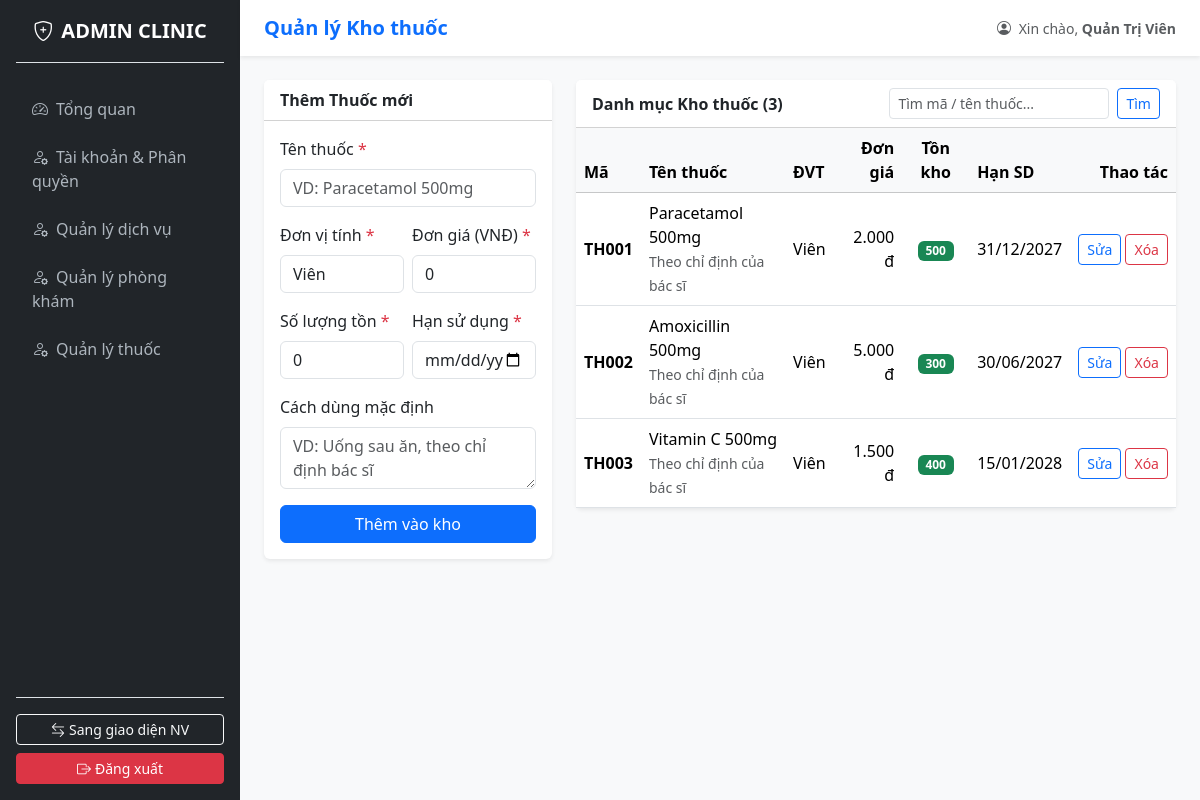
Screenshot of /index.php?page=admin_thuoc (signed in) with the database file from the repository.
### tables this page shows
CREATE TABLE `thuoc` (
  `MaThuoc` char(10) NOT NULL,
  `TenThuoc` varchar(150) NOT NULL,
  `DonViTinh` varchar(30) NOT NULL,
  `DonGiaThuoc` decimal(12,2) NOT NULL DEFAULT 0.00,
  `SoLuongTon` int NOT NULL DEFAULT 0,
  `HanSuDung` date NOT NULL,
  `CachDung` varchar(255) DEFAULT NULL,
  PRIMARY KEY (`MaThuoc`),
  CONSTRAINT `thuoc_chk_1` CHECK (`DonGiaThuoc` >= 0),
  CONSTRAINT `thuoc_chk_2` CHECK (`SoLuongTon` >= 0)
);

### controllers/ThuocController.php (called while the page is built, shortened)
<?php
require_once __DIR__ . '/../models/ThuocModel.php';
class ThuocController {
    private $model;
    public function __construct($db) {
        $this->model = new ThuocModel($db);
    }
    public function index() {
        $keyword = trim($_GET['keyword'] ?? '');
        $dsThuoc = $this->model->getAll($keyword);
        $editThuoc = null;
        require_once __DIR__ . '/../views/admin/thuoc/index.php';
    }
}

### models/ThuocModel.php (called while the page is built, shortened)
<?php
class ThuocModel {
    private $conn;
    public function __construct($db) {
        $this->conn = $db;
    }
    public function getAll($keyword = '') {
        $sql = "SELECT * FROM thuoc WHERE 1=1";
        $params = [];
        $sql .= " ORDER BY CAST(SUBSTRING(MaThuoc, 3) AS UNSIGNED) ASC";
        $stmt = $this->conn->prepare($sql);
        $stmt->execute($params);
        return $stmt->fetchAll();
    }
}

### views/admin/thuoc/index.php (the view, shortened to what this page needs)
<?php
require_once __DIR__ . '/../../layouts/admin_header.php';
?>
<div class="row g-4">
    <div class="col-md-4">
        <div class="card shadow-sm border-0">
            <div class="card-header bg-white fw-bold">
                <?= $editThuoc ? 'Cập nhật Thuốc (' . htmlspecialchars($editThuoc['MaThuoc']) . ')' : 'Thêm Thuốc mới' ?>
            </div>
            <div class="card-body">
                <form method="POST" action="index.php?page=admin_thuoc&action=save">
                    <div class="mb-3">
                        <label class="form-label">Tên thuốc <span class="text-danger">*</span></label>
                        <input type="text" name="TenThuoc" class="form-control" required
                               placeholder="VD: Paracetamol 500mg"
                               value="<?= htmlspecialchars($editThuoc['TenThuoc'] ?? '') ?>">
                    </div>
                    <div class="row g-2 mb-3">
                        <div class="col-6">
                            <label class="form-label">Đơn vị tính <span class="text-danger">*</span></label>
                            <input type="text" name="DonViTinh" class="form-control" required
                                   placeholder="Viên / Vỉ / Chai..."
                                   value="<?= htmlspecialchars($editThuoc['DonViTinh'] ?? 'Viên') ?>">
                        </div>
                        <div class="col-6">
                            <label class="form-label">Đơn giá (VNĐ) <span class="text-danger">*</span></label>
                            <input type="number" name="DonGiaThuoc" class="form-control" min="0" step="500" required
                                   value="<?= isset($editThuoc['DonGiaThuoc']) ? (int)$editThuoc['DonGiaThuoc'] : 0 ?>">
                        </div>
                    </div>
                    <div class="row g-2 mb-3">
                        <div class="col-6">
                            <label class="form-label">Số lượng tồn <span class="text-danger">*</span></label>
                            <input type="number" name="SoLuongTon" class="form-control" min="0" required
                                   value="<?= isset($editThuoc['SoLuongTon']) ? (int)$editThuoc['SoLuongTon'] : 0 ?>">
                        </div>
                        <div class="col-6">
                            <label class="form-label">Hạn sử dụng <span class="text-danger">*</span></label>
                            <input type="date" name="HanSuDung" class="form-control" required
                                   value="<?= htmlspecialchars($editThuoc['HanSuDung'] ?? '') ?>">
                        </div>
                    </div>
                    <div class="mb-3">
                        <label class="form-label">Cách dùng mặc định</label>
                        <textarea name="CachDung" class="form-control" rows="2"
                                  placeholder="VD: Uống sau ăn, theo chỉ định bác sĩ"><?= htmlspecialchars($editThuoc['CachDung'] ?? '') ?></textarea>
                    </div>
                    <div class="d-flex gap-2">
                        <button type="submit" class="btn btn-primary flex-grow-1">
                            <?= $editThuoc ? 'Lưu thay đổi' : 'Thêm vào kho' ?>
                        </button>
                    </div>
                </form>
            </div>
        </div>
    </div>
    <div class="col-md-8">
        <div class="card shadow-sm border-0">
            <div class="card-header bg-white d-flex flex-wrap justify-content-between align-items-center gap-2">
                <span class="fw-bold">Danh mục Kho thuốc (<?= count($dsThuoc) ?>)</span>
                <form method="GET" action="index.php" class="d-flex gap-2">
                    <input type="text" name="keyword" class="form-control form-control-sm" placeholder="Tìm mã / tên thuốc..."
                           value="<?= htmlspecialchars($keyword) ?>">
                    <button type="submit" class="btn btn-sm btn-outline-primary">Tìm</button>
                </form>
            </div>
            <div class="table-responsive">
                <table class="table table-hover align-middle mb-0">
                    <thead class="table-light">
                        <tr>
                            <th>Mã</th>
                            <th>Tên thuốc</th>
                            <th>ĐVT</th>
                            <th class="text-end">Đơn giá</th>
                            <th class="text-center">Tồn kho</th>
                            <th>Hạn SD</th>
                            <th class="text-end">Thao tác</th>
                        </tr>
                    </thead>
                    <tbody>
                        <?php if (empty($dsThuoc)): ?>
                            <tr><td colspan="7" class="text-center text-muted py-3">Chưa có thuốc nào trong kho.</td></tr>
                        <?php else: ?>
                            <?php foreach ($dsThuoc as $th): ?>
                                <?php
                                    $ton = (int)$th['SoLuongTon'];
                                    $tonBadge = $ton === 0 ? 'danger' : ($ton <= 20 ? 'warning text-dark' : 'success');
                                    $hsd = $th['HanSuDung'];
                                    $hsdClass = '';
                                    $hsdNote = '';
                                ?>
                                <tr>
                                    <td class="fw-semibold"><?= htmlspecialchars($th['MaThuoc']) ?></td>
                                    <td>
                                        <div><?= htmlspecialchars($th['TenThuoc']) ?></div>
                                        <?php if (!empty($th['CachDung'])): ?>
                                            <small class="text-muted"><?= htmlspecialchars($th['CachDung']) ?></small>
                                        <?php endif; ?>
                                    </td>
                                    <td><?= htmlspecialchars($th['DonViTinh']) ?></td>
                                    <td class="text-end"><?= number_format($th['DonGiaThuoc'], 0, ',', '.') ?> đ</td>
                                    <td class="text-center">
                                        <span class="badge bg-<?= $tonBadge ?>"><?= $ton ?></span>
                                    </td>
                                    <td class="<?= $hsdClass ?>">
                                        <?= date('d/m/Y', strtotime($hsd)) ?><?= $hsdNote ?>
                                    </td>
                                    <td class="text-end text-nowrap">
                                        <a href="index.php?page=admin_thuoc&edit=<?= urlencode($th['MaThuoc']) ?>" class="btn btn-sm btn-outline-primary">Sửa</a>
                                        <a href="index.php?page=admin_thuoc&action=delete&id=<?= urlencode($th['MaThuoc']) ?>"
                                           class="btn btn-sm btn-outline-danger"
                                           onclick="return confirm('Xóa thuốc này khỏi kho?')">Xóa</a>
                                    </td>
                                </tr>
                            <?php endforeach; ?>
                        <?php endif; ?>
                    </tbody>
                </table>
            </div>
        </div>
    </div>
</div>

### rows the page displays
thuoc: MaThuoc "TH001", TenThuoc "Paracetamol 500mg", CachDung "Theo chỉ định của bác sĩ", DonViTinh "Viên", DonGiaThuoc "2.000", SoLuongTon "500", HanSuDung "31/12/2027"
thuoc: MaThuoc "TH002", TenThuoc "Amoxicillin 500mg", CachDung "Theo chỉ định của bác sĩ", DonViTinh "Viên", DonGiaThuoc "5.000", SoLuongTon "300", HanSuDung "30/06/2027"
thuoc: MaThuoc "TH003", TenThuoc "Vitamin C 500mg", CachDung "Theo chỉ định của bác sĩ", DonViTinh "Viên", DonGiaThuoc "1.500", SoLuongTon "400", HanSuDung "15/01/2028"

### other values shown
$pageTitle "Quản lý Kho thuốc"
$_SESSION['user']['HoTen'] "Quản Trị Viên"
count($dsThuoc) "3"
